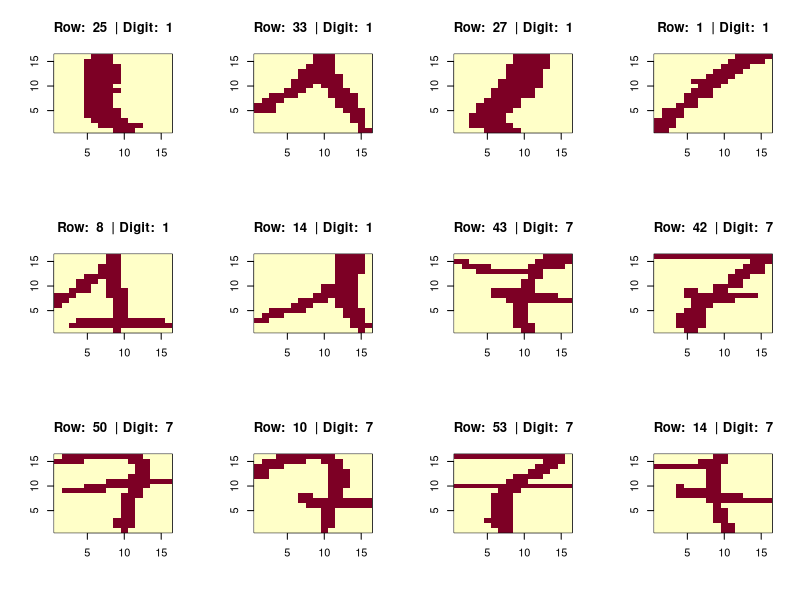
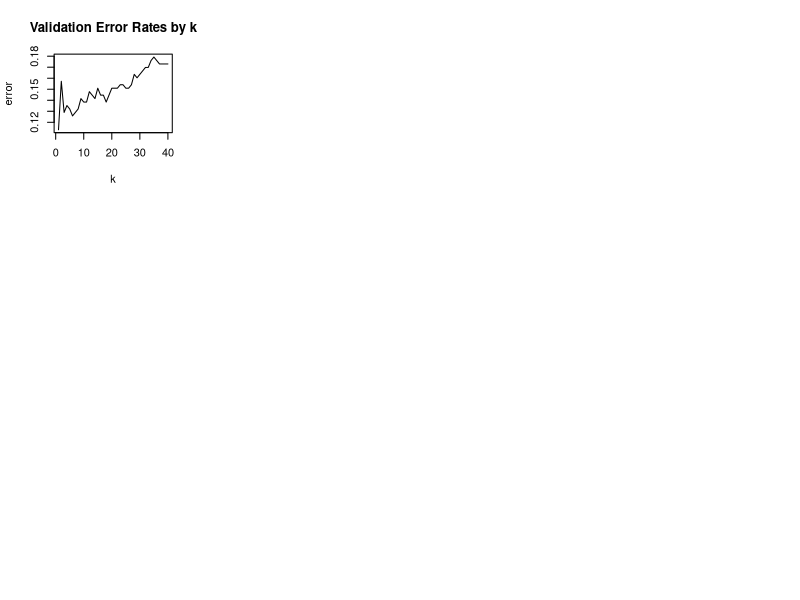

These charts were generated, in order, by the following R code:
## ---- chunk 1
knitr::opts_chunk$set(echo = TRUE)
## ---- chunk 2
train <- read.csv("digits_train.csv", as.is = TRUE)
valid <- read.csv("digits_valid.csv", as.is = TRUE)
test <- read.csv("digits_test.csv", as.is = TRUE)
## ---- chunk 3
plotDigit <- function(k, dat) {
  p <- matrix(as.numeric(dat[k,1:256]),16,16)
  image(x=1:16, y=1:16, p[,16:1], xlab="", ylab="", main=paste("Row: ", k, " | Digit: ", dat[k,257]))
  return()
}
## ---- chunk 4
par(mfrow=c(3,4))
set.seed(665)
ones <- train[train$digit == 1,]
sevens <- train[train$digit == 7,]
v <- sapply(sample(1:nrow(ones), 6), plotDigit, dat=ones)
v <- sapply(sample(1:nrow(sevens), 6), plotDigit, dat=sevens)
## ---- chunk 5
library(FNN)

kvals <- 1:40
error <- rep(NA, length(kvals))
for (i in 1:length(kvals)) {
  k <- kvals[i]
  res <- knn(train[,-257], valid[,-257], train[,257], k=k)
  error[i] <- mean(res != valid[,257])
}

plot(error ~ kvals, type="l", main="Validation Error Rates by k", xlab="k")
## ---- chunk 6
kvals[which.min(error)]
error[kvals[which.min(error)]]
